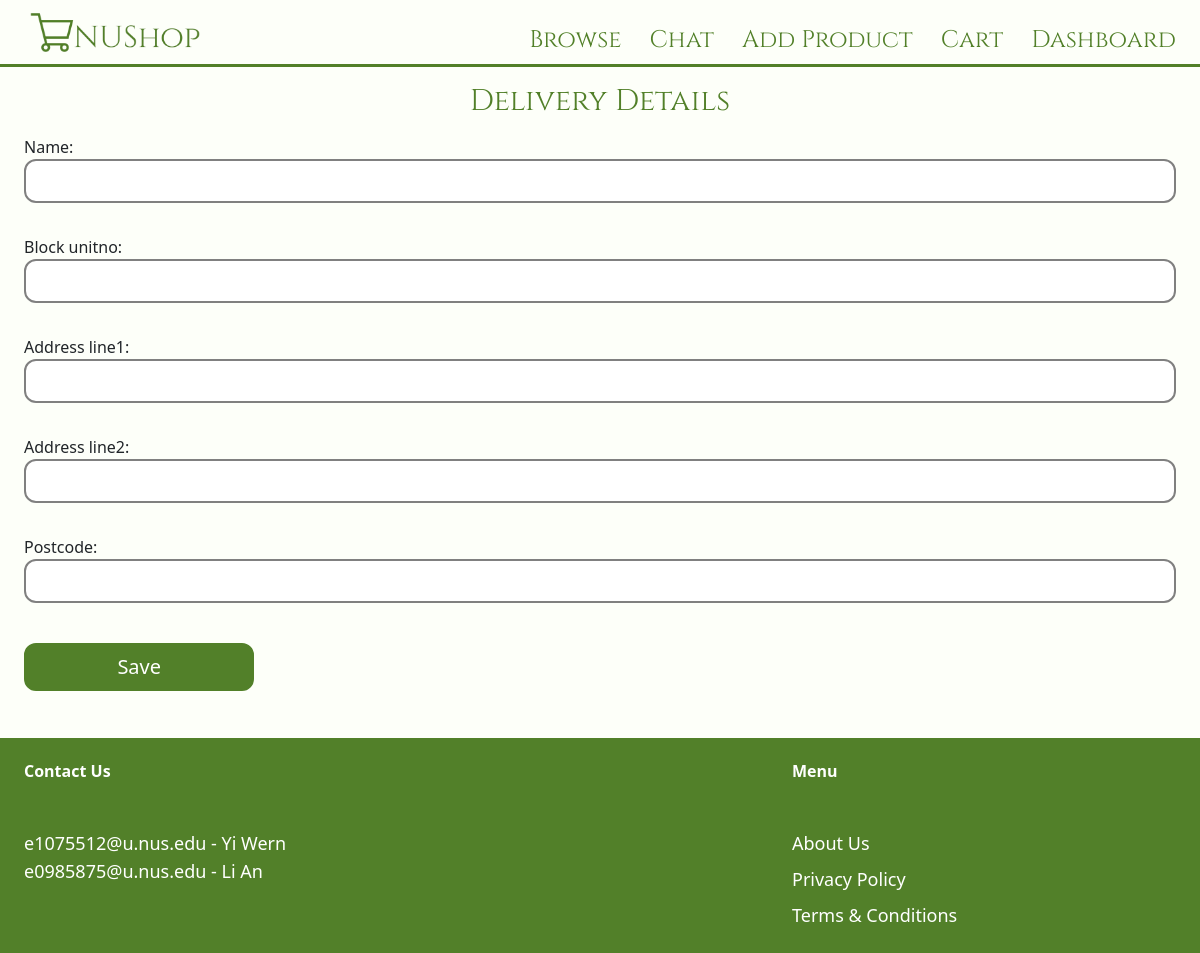
The page /checkout/admin/edit-shipping-details/ (signed in) on the database as committed earlier.
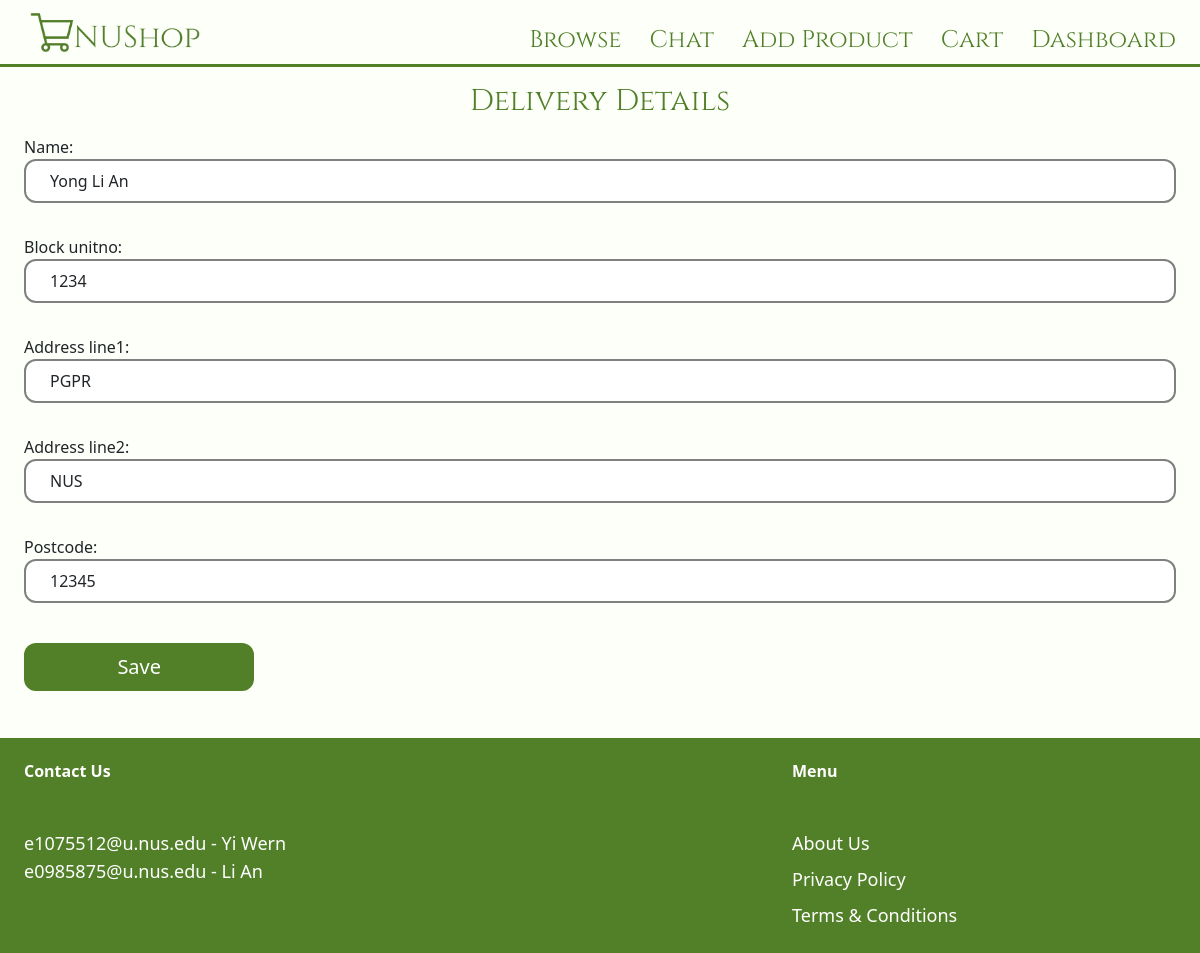
The same page on the database as committed later.
### authuser/models.py (models this page shows, shortened)
class DeliveryAddress(models.Model):
    name = models.CharField(max_length=50, default='')
    block_unitno = models.CharField(max_length=255, default='')
    address_line1 = models.CharField(max_length=255, default='')
    address_line2 = models.CharField(max_length=255, blank=True, null=True)
    postcode = models.CharField(
        max_length=5,
        validators=[
            RegexValidator(r'^\d{5}$', 'Enter a valid postcode.')
        ]
    )

### checkout/views.py (the view)
# urls.py: path('<str:username>/edit-shipping-details/', views.edit_shipping_details, name='edit-shipping-details'),
@login_required
def edit_shipping_details(request, username):
    user = User.objects.get(username=username)
    delivery_details = user.delivery_address
    if request.method == 'POST':
        form = EditDeliveryDetailsForm(request.POST, request.FILES, instance=delivery_details)
        if form.is_valid():
            form.save()
            messages.info(request, "Delivery details are updated.")
            return redirect('checkout:checkout')
    else:
        form = EditDeliveryDetailsForm(instance=delivery_details)
    return render(request, 'checkout/form.html', {
        'form': form,
        'title': 'Delivery Details',
    })

### checkout/forms.py
class EditDeliveryDetailsForm(forms.ModelForm):
    class Meta:
        model = DeliveryAddress
        fields = ('name', 'block_unitno', 'address_line1', 'address_line2', 'postcode',)
        widgets = {
            'name': forms.TextInput(attrs={
                'class': INPUT_CLASSES
            }),
            'block_unitno': forms.TextInput(attrs={
                'class': INPUT_CLASSES
            }),
            'address_line1': forms.TextInput(attrs={
                'class': INPUT_CLASSES
            }),
            'address_line2': forms.TextInput(attrs={
                'class': INPUT_CLASSES
            }),
            'postcode': forms.TextInput(attrs={
                'class': INPUT_CLASSES
            }),
        }

### checkout/templates/checkout/form.html (shortened to what this page needs)
{% extends 'core/base.html' %}
{% block content %}
<h1 class="my-3 text-3xl text-center cinzel text-nushopprimary">{{ title }}</h1>
<form method="post" actions="." enctype="multipart/form-data">
    <div class="space-y-4">
        {{ form.as_p }}
    </div>
    <button class="py-2 px-2 w-1/5 bt-nushopprimary text-xl text-center rounded-xl">Save</button>
</form>
{% endblock %}

Rows that differ between the two databases and show on the page:
added DeliveryAddress: name "Yong Li An", block_unitno "1234", address_line1 "PGPR", address_line2 "NUS", postcode "12345"
